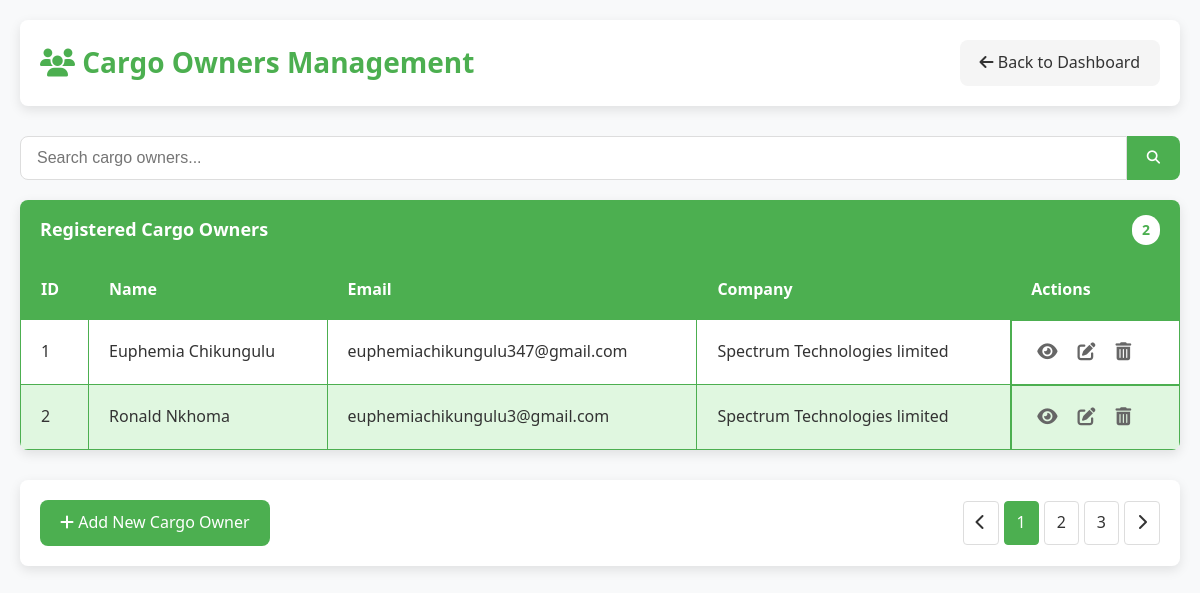
/manage-cargo-owners.php, run on the app's committed database.
### tables this page shows
CREATE TABLE `cargo_owners` (
  `cargo_owner_id` int(11) NOT NULL,
  `cargo_owner_name` varchar(255) NOT NULL,
  `email` varchar(255) NOT NULL,
  `phone_number` varchar(20) DEFAULT NULL,
  `password` varchar(255) NOT NULL,
  `company` varchar(255) DEFAULT NULL
);

### manage-cargo-owners.php (the view, shortened to what this page needs)
<?php
require_once 'db.php';
$query = "SELECT cargo_owner_id, cargo_owner_name, email, company FROM cargo_owners";
$result = $conn->query($query);
$cargo_owners = [];
if ($result->num_rows > 0) {
    while ($row = $result->fetch_assoc()) {
        $cargo_owners[] = $row;
    }
}
?>
<!DOCTYPE html>
<html lang="en">
<head>
    <link rel="stylesheet" href="https://cdnjs.cloudflare.com/ajax/libs/font-awesome/6.4.0/css/all.min.css">
</head>
<body>
    <div class="container">
        <div class="header">
            <h1><i class="fas fa-users"></i> Cargo Owners Management</h1>
            <a href="admin-dashboard.php" class="btn btn-secondary">
                <i class="fas fa-arrow-left"></i> Back to Dashboard
            </a>
        </div>
        <div class="search-container">
            <input type="text" class="search-input" placeholder="Search cargo owners..." id="searchInput">
            <button class="search-button"><i class="fas fa-search"></i></button>
        </div>
        <div class="card">
            <div class="card-header">
                <span>Registered Cargo Owners</span>
                <span class="count"><?php echo count($cargo_owners); ?></span>
            </div>
            <div class="table-responsive">
                <table id="cargoOwnersTable">
                    <thead>
                        <tr>
                            <th>ID</th>
                            <th>Name</th>
                            <th>Email</th>
                            <th>Company</th>
                            <th>Actions</th>
                        </tr>
                    </thead>
                    <tbody>
                        <?php foreach ($cargo_owners as $cargo_owner): ?>
                            <tr>
                                <td><?php echo htmlspecialchars($cargo_owner['cargo_owner_id']); ?></td>
                                <td><?php echo htmlspecialchars($cargo_owner['cargo_owner_name']); ?></td>
                                <td><?php echo htmlspecialchars($cargo_owner['email']); ?></td>
                                <td><?php echo htmlspecialchars($cargo_owner['company']); ?></td>
                                <td class="actions">
                                    <button class="icon-button" title="View Details">
                                        <i class="fas fa-eye"></i>
                                    </button>
                                    <button class="icon-button" title="Edit">
                                        <i class="fas fa-edit"></i>
                                    </button>
                                    <button class="icon-button" title="Delete">
                                        <i class="fas fa-trash-alt"></i>
                                    </button>
                                </td>
                            </tr>
                        <?php endforeach; ?>
                    </tbody>
                </table>
            </div>
        </div>
        <div class="footer">
            <div>
                <a href="#" class="btn">
                    <i class="fas fa-plus"></i> Add New Cargo Owner
                </a>
            </div>
            <ul class="pagination">
                <li><a href="#"><i class="fas fa-chevron-left"></i></a></li>
                <li class="active"><a href="#">1</a></li>
                <li><a href="#">2</a></li>
                <li><a href="#">3</a></li>
                <li><a href="#"><i class="fas fa-chevron-right"></i></a></li>
            </ul>
        </div>
    </div>
</body>
</html>

### manage-cargo-owners.php (style rules this page uses)
:root { --primary-color: #4CAF50; --primary-light: #e0f7e0; --primary-dark: #388E3C; --secondary-color: #f5f5f5; --text-color: #333; --text-light: #666; --white: #ffffff; --border-radius: 8px; --box-shadow: 0 4px 12px rgba(0, 0, 0, 0.1); --transition: all 0.3s ease; }
* { margin: 0; padding: 0; box-sizing: border-box; }
body { font-family: 'Segoe UI', Tahoma, Geneva, Verdana, sans-serif; background-color: #f8f9fa; color: var(--text-color); line-height: 1.6; padding: 0; margin: 0; }
.container { max-width: 1200px; margin: 0 auto; padding: 20px; }
.header { background-color: var(--white); padding: 20px; border-radius: var(--border-radius); box-shadow: var(--box-shadow); margin-bottom: 30px; display: flex; justify-content: space-between; align-items: center; }
.header h1 { color: var(--primary-color); font-size: 28px; font-weight: 600; }
.search-container { display: flex; margin-bottom: 20px; }
.search-input { flex: 1; padding: 12px 16px; border: 1px solid #ddd; border-radius: var(--border-radius) 0 0 var(--border-radius); font-size: 16px; outline: none; transition: var(--transition); }
.search-button { background-color: var(--primary-color); color: white; border: none; padding: 0 20px; border-radius: 0 var(--border-radius) var(--border-radius) 0; cursor: pointer; transition: var(--transition); }
.card { background-color: var(--white); border-radius: var(--border-radius); box-shadow: var(--box-shadow); overflow: hidden; margin-bottom: 30px; }
.card-header { background-color: var(--primary-color); color: white; padding: 15px 20px; font-size: 18px; font-weight: 600; display: flex; justify-content: space-between; align-items: center; }
.card-header .count { background-color: var(--white); color: var(--primary-color); padding: 4px 10px; border-radius: 20px; font-size: 14px; font-weight: bold; }
.table-responsive { overflow-x: auto; }
table { width: 100%; border-collapse: collapse; }
th, td { padding: 16px 20px; text-align: left; border: 1px solid var(--primary-color); }
th { background-color: var(--primary-color); color: white; font-weight: 600; }
tr:nth-child(even) { background-color: var(--primary-light); }
tr:nth-child(odd) { background-color: var(--white); }
.btn { display: inline-block; padding: 10px 20px; background-color: var(--primary-color); color: white; text-decoration: none; border-radius: var(--border-radius); font-weight: 500; transition: var(--transition); border: none; cursor: pointer; text-align: center; }
.btn-secondary { background-color: #f5f5f5; color: var(--text-color); }
.actions { display: flex; gap: 10px; }
.icon-button { background: none; border: none; color: var(--text-light); cursor: pointer; font-size: 18px; transition: var(--transition); padding: 5px; }
.footer { display: flex; justify-content: space-between; align-items: center; padding: 20px; background-color: var(--white); border-radius: var(--border-radius); box-shadow: var(--box-shadow); margin-top: 30px; }
.pagination { display: flex; list-style: none; gap: 5px; }
.pagination li a { display: inline-block; padding: 8px 12px; background-color: var(--white); border: 1px solid #ddd; color: var(--text-color); text-decoration: none; border-radius: 4px; transition: var(--transition); }
.pagination li.active a, .pagination li a:hover { background-color: var(--primary-color); color: white; border-color: var(--primary-color); }

### data on the page
cargo_owners: cargo_owner_id "1", cargo_owner_name "Euphemia Chikungulu", email "euphemiachikungulu347@gmail.com", company "Spectrum Technologies limited"
cargo_owners: cargo_owner_id "2", cargo_owner_name "Ronald Nkhoma", email "euphemiachikungulu3@gmail.com", company "Spectrum Technologies limited"

### other printed values
count($cargo_owners) "2"
